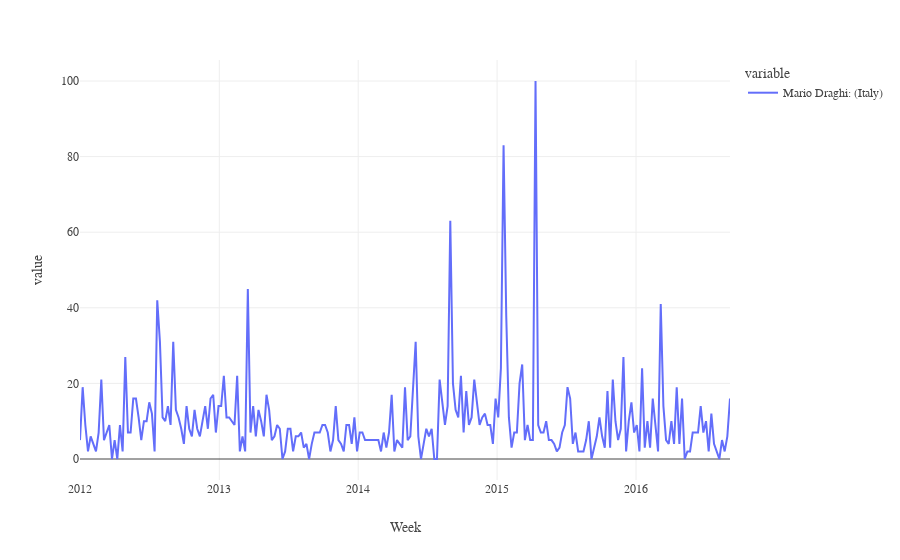

The cell this chart's notebook holds for it:
### Code cell
draghi_weekly_01.plot().update_layout(**plotly_dict)

### Figure 1 — Plotly figure (JSON) as saved in the notebook; plotly's stock layout.template omitted (floating-point values rounded to 4 significant figures; data arrays with more than 128 entries replaced by an {"elided": "..."} marker saying what was removed)
{"data": [{"hovertemplate": "variable=Mario Draghi: (Italy)<br>Week=%{x}<br>value=%{y}<extra></extra>", "legendgroup": "Mario Draghi: (Italy)", "line": {"color": "#636efa", "dash": "solid"}, "marker": {"symbol": "circle"}, "mode": "lines", "name": "Mario Draghi: (Italy)", "orientation": "v", "showlegend": true, "type": "scatter", "x": {"elided": "245 str values"}, "xaxis": "x", "y": {"elided": "245 int values"}, "yaxis": "y"}], "layout": {"autosize": true, "font": {"family": "Yanone Kaffeesatz"}, "legend": {"title": {"text": "variable"}, "tracegroupgap": 0}, "margin": {"t": 60}, "title": {"x": 0.05, "xanchor": "left"}, "xaxis": {"anchor": "y", "autorange": true, "domain": [0, 1], "range": ["2012-01-01", "2016-09-04"], "title": {"text": "Week"}, "type": "date"}, "yaxis": {"anchor": "x", "autorange": true, "domain": [0, 1], "range": [-5.556, 105.6], "title": {"text": "value"}, "type": "linear"}}}
